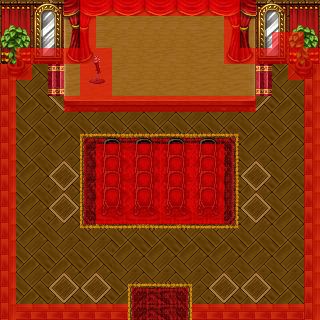

Below is a game level as drawn by its tile map, then a one-line description and the .tmx that defines it (tile-layer data replaced by summaries):
An orthogonal 20x20 tile map with 16x16 px tiles, 6 tile layers (Capa de Patrones 1, Capa de patrones 2, wall1, wall2, ...), 13 tilesets.

<map version="1.0" tiledversion="1.1.4" orientation="orthogonal" renderorder="right-down" width="20" height="20" tilewidth="16" tileheight="16" infinite="0" nextobjectid="1">
 <tileset firstgid="1" source="tsx/Pisos 2.tsx" />
 <tileset firstgid="513" source="tsx/cosas 4.tsx" />
 <tileset firstgid="1665" source="tsx/piso3.tsx" />
 <tileset firstgid="1921" source="tsx/cosas 5.tsx" />
 <tileset firstgid="2945" source="tsx/cosas 2.tsx" />
 <tileset firstgid="3969" source="tsx/cosas 3.tsx" />
 <tileset firstgid="5793" source="tsx/cosas 6.tsx" />
 <tileset firstgid="6817" source="tsx/piso4.tsx" />
 <tileset firstgid="9859" source="tsx/techos.tsx" />
 <tileset firstgid="10371" source="tsx/Pisos.tsx" />
 <tileset firstgid="11139" source="tsx/red.tsx" />
 <tileset firstgid="11140" source="tsx/micrófono.tsx" />
 <tileset firstgid="12164" source="Instrumentos musicales.tsx" />
 <layer name="Capa de Patrones 1" width="20" height="20">
  <data>[400 cells, 400 non-empty, 12 distinct tile ids]</data>
 </layer>
 <layer name="Capa de patrones 2" width="20" height="20">
  <data>[400 cells, 154 non-empty, 42 distinct tile ids]</data>
 </layer>
 <layer name="wall1" width="20" height="20">
  <data>[400 cells, 140 non-empty, 23 distinct tile ids]</data>
 </layer>
 <layer name="wall2" width="20" height="20">
  <data>[400 cells, 69 non-empty, 19 distinct tile ids]</data>
 </layer>
 <layer name="Wall3" width="20" height="20">
  <data>[400 cells, 52 non-empty, 12 distinct tile ids]</data>
 </layer>
 <layer name="collider" width="20" height="20" opacity="0.56">
  <data>[400 cells, 132 non-empty, 1 distinct tile ids]</data>
 </layer>
</map>
